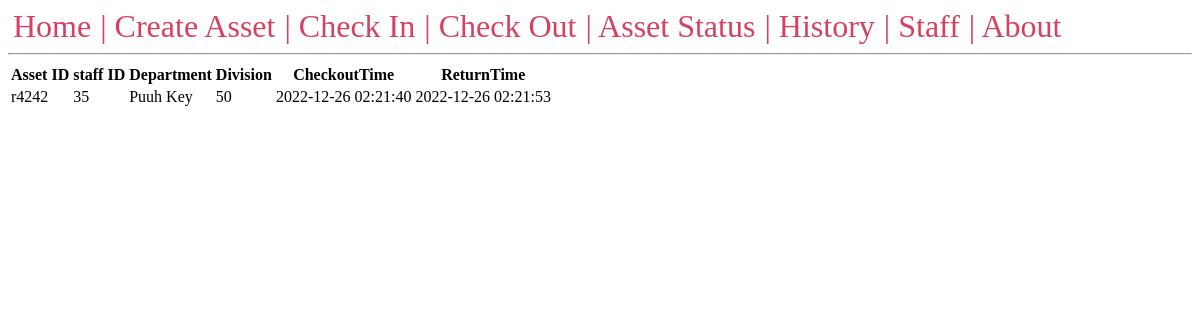
The app's page /history with its own data.
### tables this page shows
CREATE TABLE history(
	assetid text NOT NULL,
	staffid text NOT NULL,
	department text NOT NULL,
	division text NOT NULL,
    checkouttime timestamp NOT NULL,
	returntime timestamp NOT NULL DEFAULT CURRENT_TIMESTAMP
    );

### app.py (the view)
@app.route('/history')
def history():
    conn = get_db_connection()
    assets = conn.execute('SELECT * FROM history').fetchall()
    conn.close()
    return render_template('history.html', assets=assets)

### app.py (called while the page is built)
def get_db_connection():
    conn = sqlite3.connect('database.db')
    conn.row_factory = sqlite3.Row
    return conn

### templates/history.html (shortened to what this page needs)
{% extends 'base.html' %}
{% block content %}
<table id="Assets" class="table table-striped">
    <thead>
      <tr>
        <th>Asset ID</th>
        <th>staff ID</th>
        <th>Department</th>
        <th>Division</th>
        <th>CheckoutTime</th>
        <th>ReturnTime</th>
      </tr>
    </thead>
    <tbody>
      {% for asset in assets %}
        <tr>
          <td>{{ asset.assetid }}</td>
          <td>{{ asset.staffid }}</td>
          <td>{{ asset.department }}</td>
          <td>{{ asset.division }}</td>
          <td>{{ asset.checkouttime }}</td>
          <td>{{ asset.returntime }}</td>
        </tr>
      {% endfor %}
    </tbody>
  </table>
{% endblock %}

### records on screen
history: assetid "r4242", staffid "35", department "Puuh Key", division "50", checkouttime "2022-12-26 02:21:40", returntime "2022-12-26 02:21:53"
